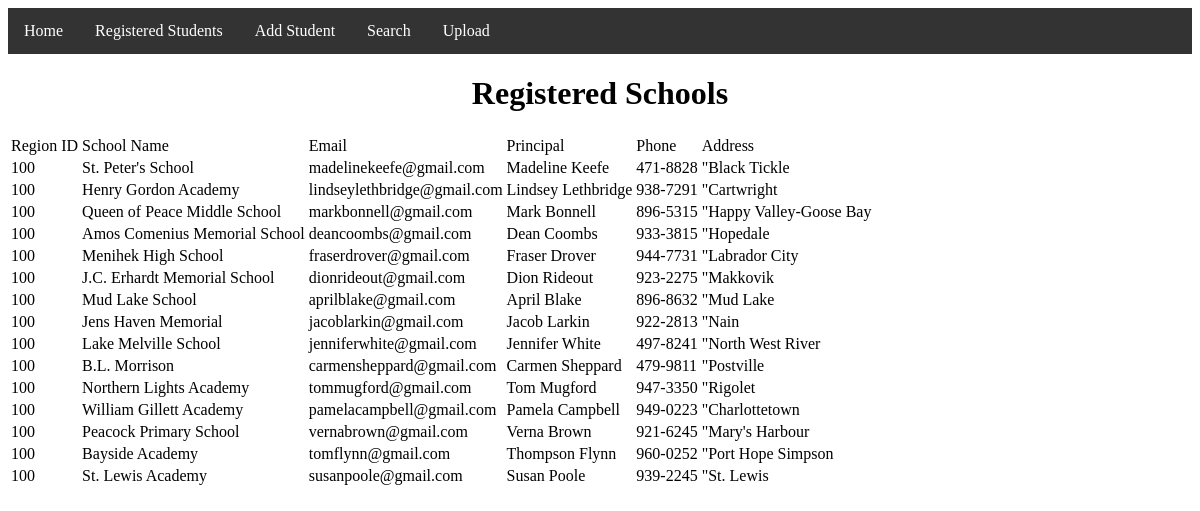
Screenshot of /registered_schools/ with the database file from the repository.
### student_management/models.py (models this page shows)
class school(models.Model):
    REGIONID =	models.IntegerField(primary_key=False)
    school	=	models.CharField(max_length=50)
    email	=	models.CharField(max_length=50)
    principal	=	models.EmailField(max_length=50)
    phone	=	models.CharField(max_length=50)
    address2	=	models.CharField(max_length=50)

### student_management/views.py (the view)
# urls.py: path('registered_schools/', views.registered_schools),
def registered_schools(request):
    title = "Registered Schools"
    queryset = school.objects.all()
    context = {
        "title":title,
        "queryset":queryset,
    }
    return render(request,"schools.html",context)

### templates/schools.html
<html>
{% include "base.html" %}
<center><h1> {{title}}</h1></center>
<table>
    <thead>
        <tr>
            <td>Region ID</td>
            <td>School Name</td>
            <td>Email</td>
            <td>Principal</td>
            <td>Phone</td>
            <td>Address</td>
        </tr>
    </thead>
    {% for k in queryset %}
    <tbody>
        <tr>
            <td>{{k.REGIONID}}</td>
            <td>{{k.school}}</td>
            <td>{{k.email}}</td>
            <td>{{k.principal}}</td>
            <td>{{k.phone}}</td>
            <td>{{k.address2}}</td>
        </tr>
    </tbody>
    {% endfor %}
</table>
</html>

### templates/base.html (shortened to what this page needs)
<head>
    </head>
    <ul>
        <li><a href="/">Home</a></li>
        <li><a href="/registered_students">Registered Students</a></li>
        <li><a href="/register">Add Student</a></li>
        <li><a href="/search">Search</a></li>
        <li><a href="/upload">Upload</a></li>
      </ul>

### templates/base.html (style rules this page uses)
ul { list-style-type: none; margin: 0; padding: 0; overflow: hidden; background-color: #333; }
li { float: left; }
li a { display: block; color: white; text-align: center; padding: 14px 16px; text-decoration: none; }

### rows the page displays
school: REGIONID "100", school "St. Peter's School", email "madelinekeefe@gmail.com", principal "Madeline Keefe", phone "471-8828", address2 "\"Black Tickle"
school: REGIONID "100", school "Henry Gordon Academy", email "lindseylethbridge@gmail.com", principal "Lindsey Lethbridge", phone "938-7291", address2 "\"Cartwright"
school: REGIONID "100", school "Queen of Peace Middle School", email "markbonnell@gmail.com", principal "Mark Bonnell", phone "896-5315", address2 "\"Happy Valley-Goose Bay"
school: REGIONID "100", school "Amos Comenius Memorial School", email "deancoombs@gmail.com", principal "Dean Coombs", phone "933-3815", address2 "\"Hopedale"
school: REGIONID "100", school "Menihek High School", email "fraserdrover@gmail.com", principal "Fraser Drover", phone "944-7731", address2 "\"Labrador City"
school: REGIONID "100", school "J.C. Erhardt Memorial School", email "dionrideout@gmail.com", principal "Dion Rideout", phone "923-2275", address2 "\"Makkovik"
school: REGIONID "100", school "Mud Lake School", email "aprilblake@gmail.com", principal "April Blake", phone "896-8632", address2 "\"Mud Lake"
school: REGIONID "100", school "Jens Haven Memorial", email "jacoblarkin@gmail.com", principal "Jacob Larkin", phone "922-2813", address2 "\"Nain"
school: REGIONID "100", school "Lake Melville School", email "jenniferwhite@gmail.com", principal "Jennifer White", phone "497-8241", address2 "\"North West River"
school: REGIONID "100", school "B.L. Morrison", email "carmensheppard@gmail.com", principal "Carmen Sheppard", phone "479-9811", address2 "\"Postville"
school: REGIONID "100", school "Northern Lights Academy", email "tommugford@gmail.com", principal "Tom Mugford", phone "947-3350", address2 "\"Rigolet"
school: REGIONID "100", school "William Gillett Academy", email "pamelacampbell@gmail.com", principal "Pamela Campbell", phone "949-0223", address2 "\"Charlottetown"
school: REGIONID "100", school "Peacock Primary School", email "vernabrown@gmail.com", principal "Verna Brown", phone "921-6245", address2 "\"Mary's Harbour"
school: REGIONID "100", school "Bayside Academy", email "tomflynn@gmail.com", principal "Thompson Flynn", phone "960-0252", address2 "\"Port Hope Simpson"
school: REGIONID "100", school "St. Lewis Academy", email "susanpoole@gmail.com", principal "Susan Poole", phone "939-2245", address2 "\"St. Lewis"

### other values shown
{{ title }} "Registered Schools"
